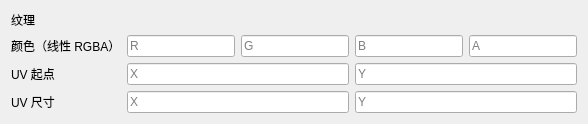
<?xml version="1.0" encoding="UTF-8"?>
<ui version="4.0"><class>ImageComponentEditorForm</class><widget class="QWidget" name="ImageComponentEditorForm"><layout class="QFormLayout" name="formLayout"><property name="fieldGrowthPolicy"><enum>QFormLayout::AllNonFixedFieldsGrow</enum></property><item row="0" column="0"><widget class="QLabel" name="label0"><property name="text"><string>纹理</string></property></widget></item><item row="0" column="1"><widget class="QWidget" name="textureResourceHost"><layout class="QVBoxLayout" name="textureResourceHostLayout"><property name="leftMargin"><number>0</number></property><property name="topMargin"><number>0</number></property><property name="rightMargin"><number>0</number></property><property name="bottomMargin"><number>0</number></property></layout></widget></item>
<item row="1" column="0"><widget class="QLabel" name="label1"><property name="text"><string>颜色（线性 RGBA）</string></property></widget></item><item row="1" column="1"><layout class="QHBoxLayout" name="rowColor"><item><widget class="QLineEdit" name="imageColorREdit"><property name="placeholderText"><string>R</string></property></widget></item><item><widget class="QLineEdit" name="imageColorGEdit"><property name="placeholderText"><string>G</string></property></widget></item><item><widget class="QLineEdit" name="imageColorBEdit"><property name="placeholderText"><string>B</string></property></widget></item><item><widget class="QLineEdit" name="imageColorAEdit"><property name="placeholderText"><string>A</string></property></widget></item></layout></item>
<item row="2" column="0"><widget class="QLabel" name="label2"><property name="text"><string>UV 起点</string></property></widget></item><item row="2" column="1"><layout class="QHBoxLayout" name="rowUVPosition"><item><widget class="QLineEdit" name="imageUVPositionXEdit"><property name="placeholderText"><string>X</string></property></widget></item><item><widget class="QLineEdit" name="imageUVPositionYEdit"><property name="placeholderText"><string>Y</string></property></widget></item></layout></item>
<item row="3" column="0"><widget class="QLabel" name="label3"><property name="text"><string>UV 尺寸</string></property></widget></item><item row="3" column="1"><layout class="QHBoxLayout" name="rowUVSize"><item><widget class="QLineEdit" name="imageUVSizeXEdit"><property name="placeholderText"><string>X</string></property></widget></item><item><widget class="QLineEdit" name="imageUVSizeYEdit"><property name="placeholderText"><string>Y</string></property></widget></item></layout></item></layout></widget><resources/><connections/></ui>
